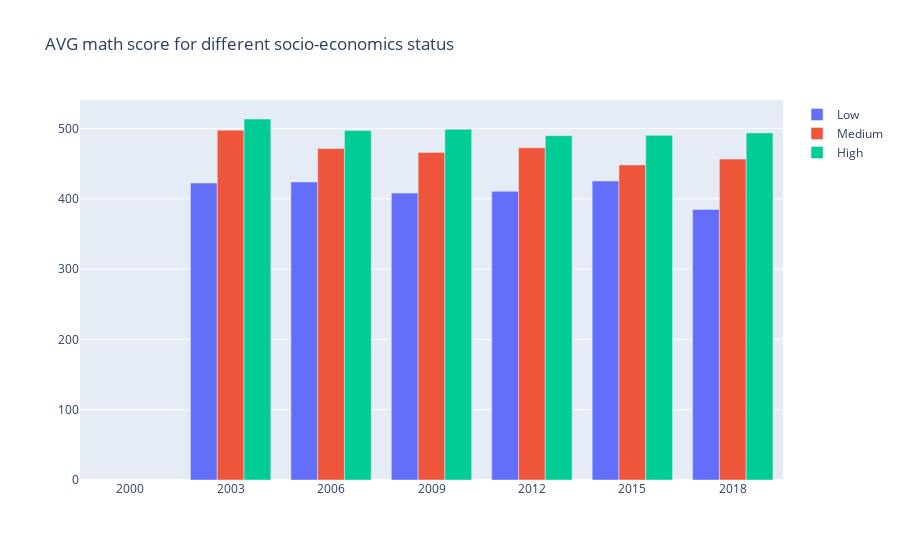

The cell this chart's notebook holds for it:
### Code cell
# Create traces for each set of values
trace12 = go.Bar(x=year_cat, y=low2, name='Low')
trace22 = go.Bar(x=year_cat, y=medium2, name='Medium')
trace32 = go.Bar(x=year_cat, y=high2, name='High')

# Layout settings
layout = go.Layout(
    title='AVG math score for different socio-economics status',
    barmode='group'  # Set barmode to 'stack' for stacking bars
)

# Create the figure with the traces and layout
fig = go.Figure(data=[trace12, trace22,trace32], layout=layout)

# Show the plot
fig.show()

fig.write_html("math_ses.html")

### Figure 1 — Plotly figure (JSON) as saved in the notebook; plotly's stock layout.template omitted (floating-point values rounded to 4 significant figures)
{"data": [{"name": "Low", "type": "bar", "x": ["2000", "2003", "2006", "2009", "2012", "2015", "2018"], "y": [null, 422.3, 423.9, 408.0, 410.6, 425.3, 384.7]}, {"name": "Medium", "type": "bar", "x": ["2000", "2003", "2006", "2009", "2012", "2015", "2018"], "y": [null, 497.5, 471.4, 465.8, 472.5, 448.1, 456.4]}, {"name": "High", "type": "bar", "x": ["2000", "2003", "2006", "2009", "2012", "2015", "2018"], "y": [null, 513.4, 496.9, 498.6, 489.7, 490.1, 493.6]}], "layout": {"barmode": "group", "title": {"text": "AVG math score for different socio-economics status"}}}
